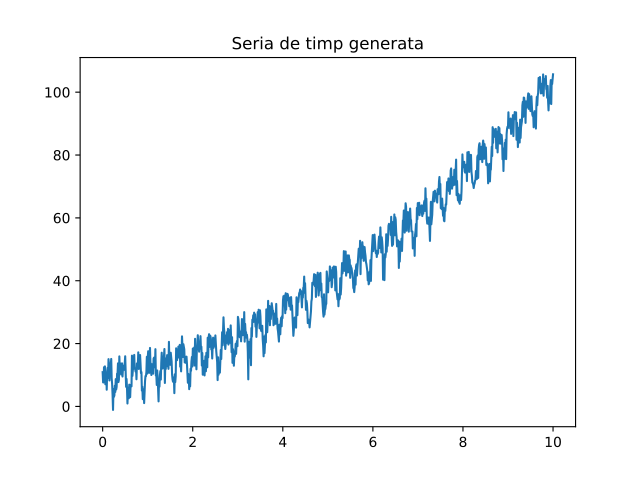

Generate this figure with Python:
import numpy as np
import matplotlib.pyplot as plt

N = 1000
t = np.linspace(0, 10, N)


trend = 0.7 * t**2 + 2.5 * t + 8
sezon = 4 * np.sin(6 * np.pi * t) + 2.5 * np.cos(12 * np.pi * t)
zgomot = np.random.normal(0, 2.5, N)
y = trend + sezon + zgomot


plt.plot(t, y)
plt.title('Seria de timp generata')
plt.savefig('exercitiul1.pdf')
plt.show()
